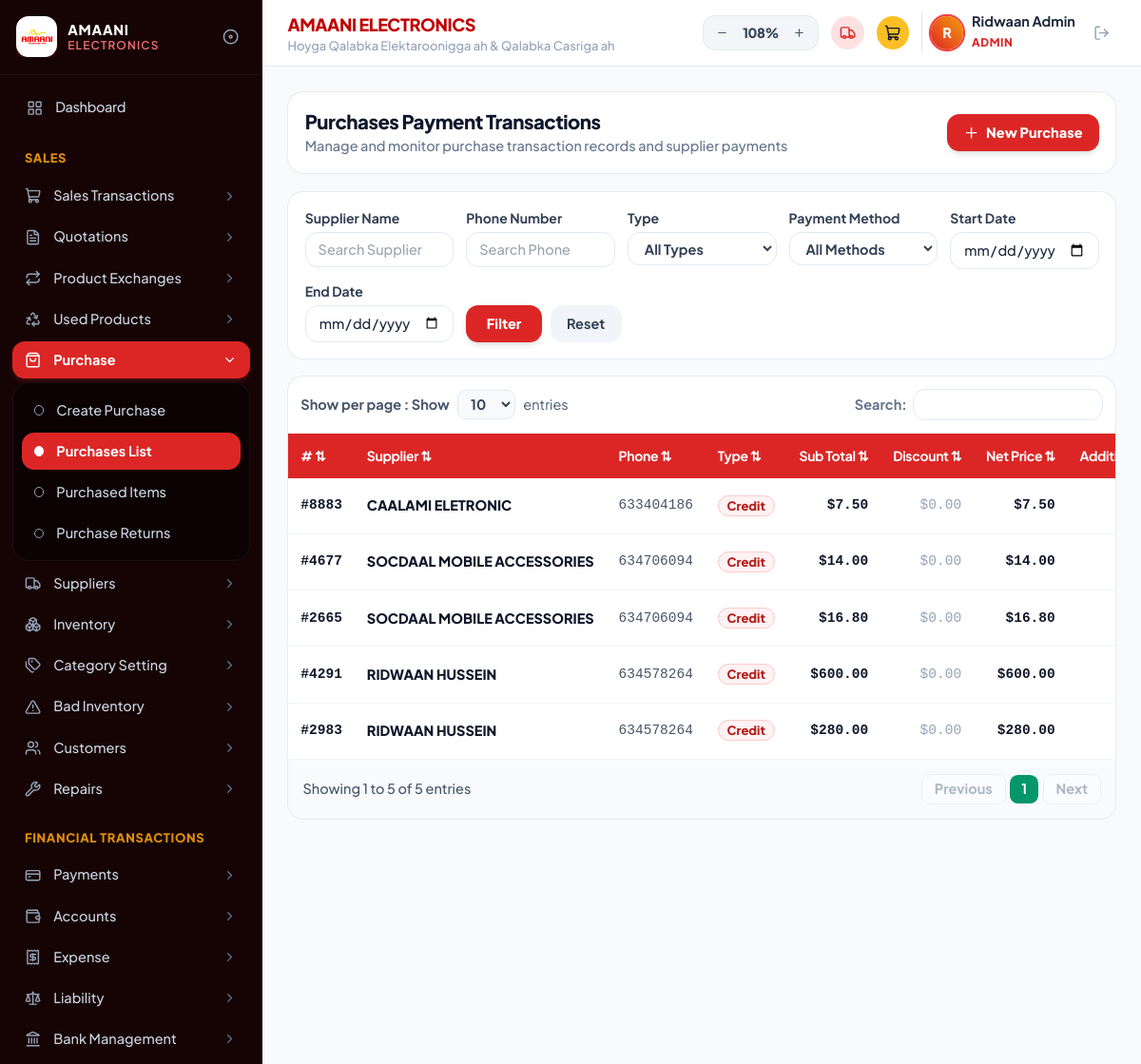
Screenshot of /purchases_list.php (signed in) with the database file from the repository.
### tables this page shows
CREATE TABLE `purchases` (
  `id` int(11) NOT NULL AUTO_INCREMENT,
  `purchase_no` varchar(50) DEFAULT NULL,
  `supplier_name` varchar(150) DEFAULT NULL,
  `phone` varchar(50) DEFAULT NULL,
  `warehouse` varchar(100) DEFAULT 'Boorama Branch',
  `purchase_date` date DEFAULT NULL,
  `due_date` date DEFAULT NULL,
  `type` varchar(50) DEFAULT 'Cash & Credit',
  `subtotal` decimal(10,2) DEFAULT 0.00,
  `discount` decimal(10,2) DEFAULT 0.00,
  `net_price` decimal(10,2) DEFAULT 0.00,
  `additionals` decimal(10,2) DEFAULT 0.00,
  `paid_amount` decimal(10,2) DEFAULT 0.00,
  `balance` decimal(10,2) DEFAULT 0.00,
  `payment_method` varchar(50) DEFAULT 'ZAAD',
  `created_user` varchar(100) DEFAULT 'Ridwaan',
  `notes` text DEFAULT NULL,
  `created_at` timestamp NULL DEFAULT current_timestamp(),
  PRIMARY KEY (`id`)
);

### purchases_list.php (the view, shortened to what this page needs)
<?php
require_once __DIR__ . '/includes/header.php';
require_once __DIR__ . '/includes/sidebar.php';
$supplierQ = trim($_GET['supplier'] ?? '');
$phoneQ = trim($_GET['phone'] ?? '');
$typeQ = trim($_GET['type'] ?? 'All');
$methodQ = trim($_GET['method'] ?? 'All');
$startDate = trim($_GET['start_date'] ?? '');
$endDate = trim($_GET['end_date'] ?? '');
$limit = intval($_GET['limit'] ?? 10);
$where = "WHERE 1=1";
$sql = "SELECT * FROM purchases $where ORDER BY id DESC LIMIT $limit";
$purchases = $pdo->query($sql)->fetchAll();
$totalRecords = $pdo->query("SELECT COUNT(*) FROM purchases $where")->fetchColumn();
?>
<main class="space-y-4 animate-fade-in">
    <div class="flex flex-col sm:flex-row sm:items-center justify-between gap-3 bg-white p-4 rounded-2xl border border-slate-200/80 shadow-xs">
        <div>
            <h1 class="text-lg font-black text-slate-900 tracking-tight">Purchases Payment Transactions</h1>
            <p class="text-xs text-slate-500 font-medium">Manage and monitor purchase transaction records and supplier payments</p>
        </div>
        <a href="create_purchase.php" class="inline-flex items-center gap-1.5 px-4 py-2 rounded-xl bg-red-600 hover:bg-red-700 text-white font-extrabold text-xs shadow-md transition-all active:scale-95 cursor-pointer">
            <i data-lucide="plus" class="w-4 h-4"></i>
            <span>New Purchase</span>
        </a>
    </div>
    <div class="bg-white rounded-2xl border border-slate-200/80 p-4 shadow-xs">
        <form method="GET" class="space-y-3">
            <div class="grid grid-cols-1 sm:grid-cols-2 lg:grid-cols-5 gap-3">
                <div>
                    <label class="block text-[11px] font-bold text-slate-700 mb-1">Supplier Name</label>
                    <input type="text" name="supplier" value="<?= htmlspecialchars($supplierQ) ?>" placeholder="Search Supplier" class="w-full px-3 py-1.5 rounded-xl border border-slate-200 text-xs font-medium outline-none focus:border-red-600">
                </div>
                <div>
                    <label class="block text-[11px] font-bold text-slate-700 mb-1">Phone Number</label>
                    <input type="text" name="phone" value="<?= htmlspecialchars($phoneQ) ?>" placeholder="Search Phone" class="w-full px-3 py-1.5 rounded-xl border border-slate-200 text-xs font-medium outline-none focus:border-red-600">
                </div>
                <div>
                    <label class="block text-[11px] font-bold text-slate-700 mb-1">Type</label>
                    <select name="type" class="w-full px-3 py-1.5 rounded-xl border border-slate-200 text-xs font-bold text-slate-700 outline-none bg-white">
                        <option value="All" <?= $typeQ === 'All' ? 'selected' : '' ?>>All Types</option>
                    </select>
                </div>
                <div>
                    <label class="block text-[11px] font-bold text-slate-700 mb-1">Payment Method</label>
                    <select name="method" class="w-full px-3 py-1.5 rounded-xl border border-slate-200 text-xs font-bold text-slate-700 outline-none bg-white">
                        <option value="All" <?= $methodQ === 'All' ? 'selected' : '' ?>>All Methods</option>
                    </select>
                </div>
                <div>
                    <label class="block text-[11px] font-bold text-slate-700 mb-1">Start Date</label>
                    <input type="date" name="start_date" value="<?= htmlspecialchars($startDate) ?>" class="w-full px-3 py-1.5 rounded-xl border border-slate-200 text-xs font-medium outline-none">
                </div>
            </div>
            <div class="grid grid-cols-1 sm:grid-cols-2 lg:grid-cols-5 gap-3 items-end">
                <div>
                    <label class="block text-[11px] font-bold text-slate-700 mb-1">End Date</label>
                    <input type="date" name="end_date" value="<?= htmlspecialchars($endDate) ?>" class="w-full px-3 py-1.5 rounded-xl border border-slate-200 text-xs font-medium outline-none">
                </div>
                <div class="flex items-center gap-2">
                    <button type="submit" class="px-5 py-2 rounded-xl bg-red-600 hover:bg-red-700 text-white font-extrabold text-xs shadow-md transition-colors cursor-pointer">
                        Filter
                    </button>
                    <a href="purchases_list.php" class="px-4 py-2 rounded-xl bg-slate-100 hover:bg-slate-200 text-slate-700 font-bold text-xs transition-colors">
                        Reset
                    </a>
                </div>
            </div>
        </form>
    </div>
    <div class="bg-white rounded-2xl border border-slate-200/80 shadow-xs overflow-hidden">
        <div class="p-3 border-b border-slate-100 flex items-center justify-between text-xs">
            <div class="flex items-center gap-2">
                <span class="text-slate-600 font-bold">Show per page : Show</span>
                <select onchange="location.href='purchases_list.php?limit=' + this.value" class="bg-slate-50 border border-slate-200 rounded-lg px-2 py-1 font-bold text-slate-700 outline-none">
                    <option value="10" <?= $limit == 10 ? 'selected' : '' ?>>10</option>
                </select>
                <span class="text-slate-600">entries</span>
            </div>
            <div class="flex items-center gap-1.5">
                <span class="text-slate-500 font-bold text-xs">Search:</span>
                <input type="text" id="table-filter-input" onkeyup="filterTable(this.value)" class="px-3 py-1 rounded-xl border border-slate-200 text-xs outline-none">
            </div>
        </div>
        <div class="overflow-x-auto">
            <table class="w-full text-left text-xs whitespace-nowrap">
                <thead class="bg-red-600 text-white font-black text-[11px] tracking-tight">
                    <tr>
                        <th class="py-3 px-3"># ⇅</th>
                        <th class="py-3 px-3">Supplier ⇅</th>
                        <th class="py-3 px-3">Phone ⇅</th>
                        <th class="py-3 px-3">Type ⇅</th>
                        <th class="py-3 px-3 text-right">Sub Total ⇅</th>
                        <th class="py-3 px-3 text-right">Discount ⇅</th>
                        <th class="py-3 px-3 text-right">Net Price ⇅</th>
                        <th class="py-3 px-3 text-right">Additionals ⇅</th>
                    </tr>
                </thead>
                <tbody id="purchases-tbody" class="divide-y divide-slate-100">
                    <?php if (empty($purchases)): ?>
                    <tr>
                        <td colspan="14" class="py-12 text-center text-slate-400 font-medium">
                            No purchase transaction records found.
                        </td>
                    </tr>
                    <?php else: ?>
                    <?php foreach ($purchases as $p):
                        $purchaseNo = !empty($p['purchase_no']) ? $p['purchase_no'] : '#' . $p['id'];
                    ?>
                    <tr class="hover:bg-slate-50 transition-colors">
                        <td class="py-3 px-3 font-mono font-black text-slate-900"><?= htmlspecialchars($purchaseNo) ?></td>
                        <td class="py-3 px-3 font-black text-slate-900 uppercase"><?= htmlspecialchars($p['supplier_name']) ?></td>
                        <td class="py-3 px-3 font-mono text-slate-600 font-medium"><?= htmlspecialchars($p['phone'] ?: '0634531454') ?></td>
                        <td class="py-3 px-3">
                            <span class="px-2 py-0.5 rounded-full text-[10px] font-extrabold bg-red-50 text-red-700 border border-red-200">
                                <?= htmlspecialchars($p['type']) ?>
                            </span>
                        </td>
                        <td class="py-3 px-3 text-right font-black text-slate-900 font-mono">$<?= number_format($p['subtotal'], 2) ?></td>
                        <td class="py-3 px-3 text-right text-slate-400 font-mono">$<?= number_format($p['discount'], 2) ?></td>
                        <td class="py-3 px-3 text-right font-black text-slate-900 font-mono">$<?= number_format($p['net_price'], 2) ?></td>
                        <td class="py-3 px-3 text-right text-slate-400 font-mono">$<?= number_format($p['additionals'], 2) ?></td>
                    </tr>
                    <?php endforeach; ?>
                    <?php endif; ?>
                </tbody>
            </table>
        </div>
        <div class="p-3.5 bg-slate-50 border-t border-slate-100 flex flex-col sm:flex-row sm:items-center justify-between gap-3 text-xs text-slate-600 font-medium">
            <span>Showing 1 to <?= count($purchases) ?> of <?= $totalRecords ?> entries</span>
            <div class="flex items-center gap-1">
                <button type="button" class="px-3 py-1 rounded-lg border border-slate-200 bg-white hover:bg-slate-50 font-bold text-slate-500 disabled:opacity-50" disabled>Previous</button>
                <span class="w-7 h-7 rounded-lg bg-emerald-600 text-white flex items-center justify-center font-bold">1</span>
                <button type="button" class="px-3 py-1 rounded-lg border border-slate-200 bg-white hover:bg-slate-50 font-bold text-slate-500 disabled:opacity-50" disabled>Next</button>
            </div>
        </div>
    </div>
</main>
<?php require_once __DIR__ . '/includes/footer.php'; ?>

### includes/header.php (style rules this page uses)
html { font-size: 16px; zoom: 1.08; }
body { font-family: 'Plus Jakarta Sans', sans-serif; font-size: 0.95rem; -webkit-font-smoothing: antialiased; }
.font-mono { font-family: 'JetBrains Mono', monospace; }
.text-\[10px\] { font-size: 12px !important; }
.text-\[11px\] { font-size: 13px !important; }

### rows the page displays
purchases: purchase_no "#8883", supplier_name "CAALAMI ELETRONIC", phone "633404186", type "Credit", subtotal "7.50", discount "0.00", net_price "7.50"
purchases: purchase_no "#4677", supplier_name "SOCDAAL MOBILE ACCESSORIES", phone "634706094", type "Credit", subtotal "14.00", discount "0.00", net_price "14.00"
purchases: purchase_no "#2665", supplier_name "SOCDAAL MOBILE ACCESSORIES", phone "634706094", type "Credit", subtotal "16.80", discount "0.00", net_price "16.80"
purchases: purchase_no "#4291", supplier_name "RIDWAAN HUSSEIN", phone "634578264", type "Credit", subtotal "600.00", discount "0.00", net_price "600.00"
purchases: purchase_no "#2983", supplier_name "RIDWAAN HUSSEIN", phone "634578264", type "Credit", subtotal "280.00", discount "0.00", net_price "280.00"

### other values shown
$userInitial "R"
$userName "Ridwaan Admin"
$userRole "ADMIN"
count($purchases) "5"
$totalRecords "5"
